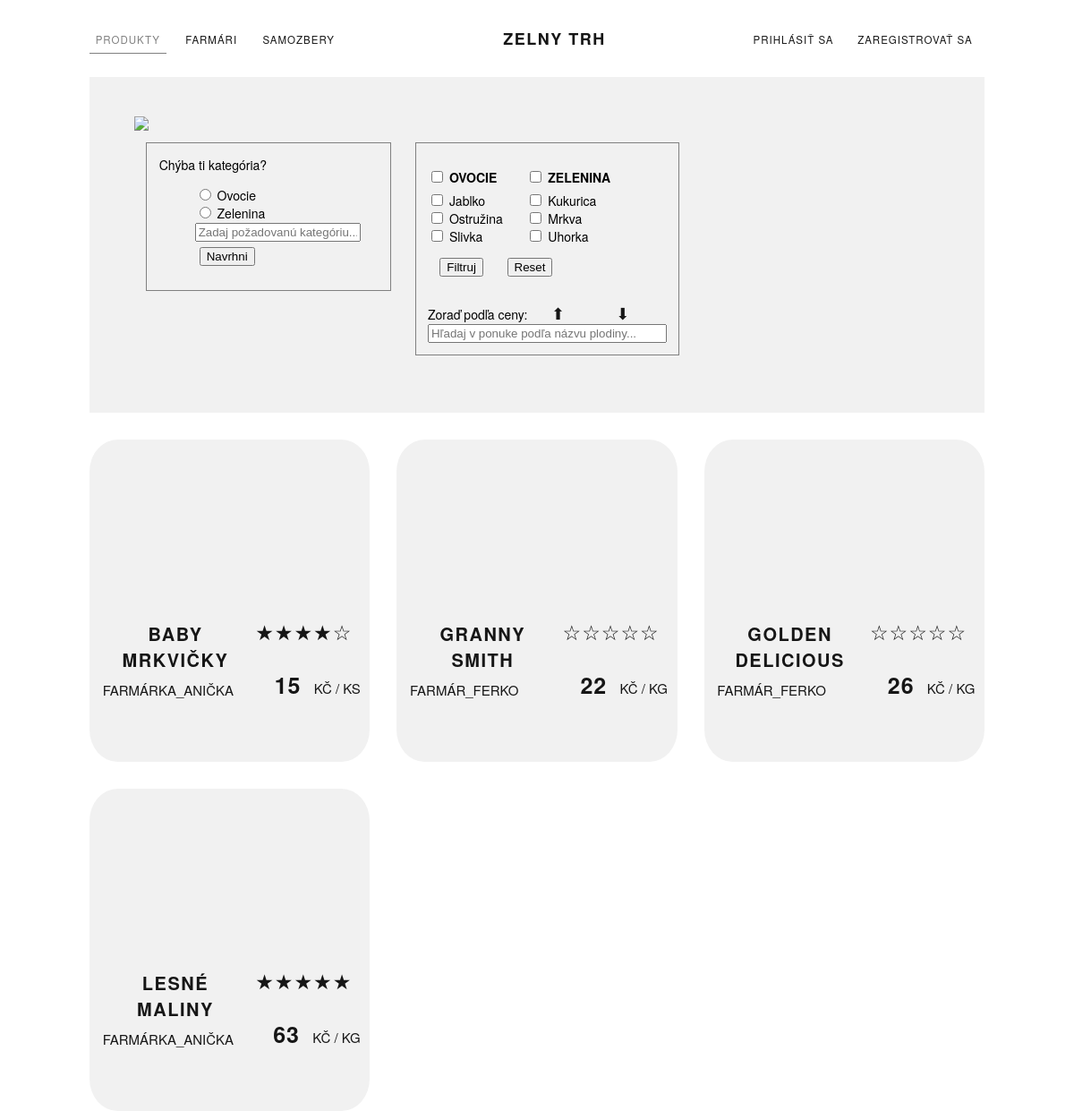
Page /php_script/index.php on the committed database.
### tables this page shows
CREATE TABLE CROP(
    CROPTYPE VARCHAR(64) NOT NULL PRIMARY KEY,
    CATEGORY VARCHAR(64) NOT NULL,
    FOREIGN KEY (CATEGORY) REFERENCES CATEGORY(CATEGORY)
);

CREATE TABLE SPECIFIC_CROP(
    CROPID INT(64) NOT NULL PRIMARY KEY AUTO_INCREMENT,
    CROP_NAME VARCHAR(64) NOT NULL,
    CROP VARCHAR(64) NOT NULL,
    CATEGORY VARCHAR(64) NOT NULL,
    AMOUNT INT(64) DEFAULT 0,
    PRICE FLOAT(10) DEFAULT 0,
    PER_UNIT VARCHAR(2) NOT NULL DEFAULT "kg",
    PHOTO_URL VARCHAR(128),
    DESCRIPTION VARCHAR(128),
    CROPLOCATION VARCHAR(64) NOT NULL,
    FARMER VARCHAR(64) NOT NULL,
    FOREIGN KEY (FARMER) REFERENCES FARMERS(LOGIN),
    FOREIGN KEY (CATEGORY) REFERENCES CATEGORY(CATEGORY),
    FOREIGN KEY (FARMER) REFERENCES FARMERS(LOGIN)
);

### php_ajax/services.php (called while the page is built, shortened)
<?php
class AccountService
{
    private $pdo;
    function __construct()
    {
        $this->pdo = $this->connect_db();
    }
    function connect_db()
    {
        $dsn = 'mysql:host=localhost;dbname=zelnytrh';
        $username = 'root';
        $password = 'passwd';
        $options = array(PDO::MYSQL_ATTR_INIT_COMMAND => 'SET NAMES utf8');
        $pdo = new PDO($dsn, $username, $password, $options);
        return $pdo;
    }
    function get($table, $what, $condition)
    {
        $query = $this->pdo->prepare("SELECT " . $what . " FROM " . $table . " WHERE " . $condition . ";");
        $query->execute();
        return $query;
    }
}

### php_script/main_view.php (the view, shortened to what this page needs)
<head>
</head>
<?php
$db = new AccountService();
if ($_GET["category"] == "farmers") {
    echo "<div class=\"farmer-items\">";
    echo "<h1>FARMÁRI</h1>";
    $crops = $db->get("ACCOUNTS A, FARMERS F", "A.LOGIN, A.FULLNAME, A.EMAIL, F.LOGIN, F.ADDRESS, F.ICO, F.PHONE, F.IBAN", "A.LOGIN = F.LOGIN");
    $arr = $crops->fetch();
    for ($i = 0; $i < $crops->rowCount(); $i++) {
        echo "<div class='farmer-item' id=\"{$arr['CROP_NAME']}\">";
        echo "<div class='item_col'><h2>{$arr['LOGIN']}</h2>";
        echo "<p>{$arr['FULLNAME']}</p></div>";
        echo "<div class='item_col'><p>E-mail: {$arr['EMAIL']}</p>";
        echo "<p>Tel.Číslo: {$arr['PHONE']}</p>";
        echo "<p>Adresa: {$arr['ADDRESS']}</p></div>";
        echo "<div class='item_col'><p>IČO: {$arr['ICO']}</p>";
        echo "<p>IBAN: {$arr['IBAN']}</p></div>";
        echo "</div>";
        $arr = $crops->fetch();
    }
    echo "</div>";
} else {
    echo "<div class=\"shop-items\">";
    $filter_bool = false;
    for ($i = 0; $i < $crop_type->rowCount() + 2; $i++) {
        $filter = (isset($_POST["{$i}"])) ? $_POST["{$i}"] : "";
        $filter_bool = (isset($_POST["{$i}"]) || $filter_bool);
        if ($filter == "Ovocie" || $filter == "Zelenina");
        else {
            if ($i == 1)
                $condition = "CROP=" . "\"{$filter}\"";
            else
                $condition = "{$condition}" . " OR " . "CROP=" . "\"{$filter}\"";
        }
    }
    if ($filter_bool || $order != "")
    {
        if (!$filter_bool)
            $condition = "1";
        $condition = "{$condition}" . " ORDER BY PRICE ASC";
        $crops = $db->get("SPECIFIC_CROP", "*", "{$condition}");
    } else {
        $crops = $db->get("SPECIFIC_CROP", "*", "1 ORDER BY PRICE ASC");
    }
    $arr = $crops->fetch();
    for ($i = 0; $i < $crops->rowCount(); $i++) {
        $getstars = $db->get("RATING", "STARS", "CROP=" . $arr['CROPID']);
        $stars = $getstars->fetch();
        $count = $getstars->rowCount();
        $sum = 0;
        $avg_stars = 0;
        for ($j = 0; $j < $count; $j++) {
            $sum += $stars[0];
            $stars = $getstars->fetch();
        }
        if ($count != 0) {
            $avg_stars = $sum / $count;
        }
        $stars_obj = "";
        for ($s = 0; $s < 5; $s++) {
            if ($s < $avg_stars)
                $stars_obj .= "&#9733;";
            else
                $stars_obj .= "&#9734;";
        }
        echo "<div class='shop-item' id=\"{$arr['CROP_NAME']}\"  style=\"background-image: url({$arr['PHOTO_URL']});\" >";
        echo '<a href="index.php?detail=' . $arr['CROPID'] . '">';
        echo "<div class='shop-item--strip'>";
        echo "<div class=\"line\"> <h3>{$arr['CROP_NAME']}</h3><span class=\"stars\">$stars_obj</span></div>";
        echo "<div class=\"line\"> <p class=\"farmer\">{$arr['FARMER']}</p>";
        echo "<p class='price'><span>{$arr['PRICE']}</span> Kč</span> / {$arr['PER_UNIT']}</p></div>";
        echo "</div></a></div>";
        $arr = $crops->fetch();
    }
    echo "</div>";
}
?>

### php_script/filters.php (shortened to what this page needs)
<img id="filter-pic" src="https://www.freeiconspng.com/uploads/vegetable-icon-png-0.png">
<div id="filter-box">
<div id="filter-categories">
    <form action="<?= $_SERVER['PHP_SELF'] ?>" method="post">
            <label for="text">Chýba ti kategória?</label>
        <div>
            <ul style="float:left;padding-right:20px">
                <li>
                    <input type="radio" name="category" value="ovocie">
                    <label for="ovocie">Ovocie</label><br>
                </li>
                <li>
                    <input type="radio" name="category" value="zelenina">
                    <label for="zelenina">Zelenina</label><br>
                </li>
                <li>
                    <input placeholder="Zadaj požadovanú kategóriu..." type="text" name="text" id="text" style="margin-bottom:5px"><br>
                </li>
                <li>
                    <input type="submit" value="Navrhni" style=" width:62px;margin:0 5px">
                </li>
            </ul>
        </div>
    </form>
</div>
<div id="filter-items">
    <form action="<?= $_SERVER['PHP_SELF'] ?>" method="post">
        <ul id="filter-checkbox-list">
            <?php
            $db = new AccountService();
            $crop_type = $db->get("CROP", "CROPTYPE, CATEGORY", "1 ORDER BY CATEGORY");
            $arr = $crop_type->fetch();
            $crop_category = "";
            for ($i = 0; $i < $crop_type->rowCount()+2; $i++) {
                if ($arr[1] == $crop_category){
                    echo <<<HTML
                    <li class="filter-crops">
                        <input class="{$crop_category}" type="checkbox" id="{$i}" name="{$i}" value="{$arr[0]}">
                        <label for="{$i}">{$arr[0]}</label><br>
                    </li>
HTML;
                    $arr = $crop_type->fetch();
                }
                else
                {
                    if ($crop_category == "")
                        echo "<div class=\"filter-col\">";
                    else
                        echo "</div><div class=\"filter-col\">";
                    $crop_category = $arr[1];
                    echo <<<HTML
                    <li class="filter-crops">
                        <input class="{$crop_category}-all" type="checkbox" id="{$i}" name="{$i}" value="{$crop_category}">
                        <label for="{$i}">{$crop_category}</label><br>
                    </li>
HTML;
                }
            }
            ?>
                <div id="fltr-btts">
                    <input class="filter-button" type="submit" value="Filtruj">
                    <button class="filter-button" onclick='reset_filter()'>Reset</button>
                </div>
            </div>
        </ul>
    </form>
<div id="filter-search">
    <div>Zoraď podľa ceny:<span id="order_up">&#11014;</span> <span id="order_down">&#11015;</span></div>
    <input type="text" id="search_input" name="search" placeholder="Hľadaj v ponuke podľa názvu plodiny...">
</div>
</div>
</div>

### styles/style.css (style rules this page uses)
* { box-sizing: border-box; }
html { font-size: 62.5%; }
body { font-family: "Helvetica Neue", Helvetica, Arial, sans-serif; font-size: 1.4rem; margin: 0; }
a { color: #161616; text-decoration: none; cursor: pointer; }
p { line-height: 1.5; }
h3 { font-size: 1.8rem; }
.nav-container nav:not(.logo) a, .shop-item--strip .line span { font-size: 1.15rem; letter-spacing: 1px; }
.shop-items { margin-top: 3rem; display: grid; grid-template-columns: repeat(auto-fill, minmax(250px, 1fr)); grid-template-rows: repeat(2, minmax(360px, 1fr)); gap: 3rem; grid-gap: 3rem; grid-auto-rows: 360px; }
.shop-item { display: flex; flex-direction: column; border-radius: 10%; padding-bottom: 5%; overflow: hidden; background-size: cover; background-color: #f1f1f1; z-index: 0; }
.shop-item--strip { background: #f1f1f1; padding: 5pt; margin-top: 60%; transition: all 0.15s ease-in-out; text-transform: uppercase; }
.shop-item--strip .line { display: flex; justify-content: space-between; }
.shop-item--strip .line>span { padding-top: 3pt; padding-right: 10pt; font-size: 2.3rem; }
.shop-item h3 { text-align: center; letter-spacing: 1.5px; font-size: 2rem; margin: 0.8rem; }
.shop-item p { font-size: 1.5rem; margin: 0.4rem; margin-left: 0.8rem; line-height: 1; }
.shop-item .price { margin-top: -5pt; }
.shop-item .price span { margin-right: 1rem; text-align: center; font-size: 2.5rem; font-weight: bold; }
.shop-item a { height: 100%; }
ul { list-style: none; }
#filter-checkbox-list { float: left; width: 250px; padding-inline-start: 0px; }
.filter-col:nth-child(odd) { float: left; margin-right: 20pt; }
.filter-col .filter-crops:first-child { text-transform: uppercase; font-weight: bold; margin-bottom: 5pt; }
#filter-pic { width: 300pt; max-width: 70%; height: auto; float: left; }
#filter-box { float: left; }
#filter-categories { float: left; border: 1px solid grey; margin: 10pt; padding: 10pt; }
#filter-items { float: left; border: 1px solid grey; margin: 10pt; padding: 10pt; }
#filter-search { display: block; list-style-type: disc; margin-block-start: 1em; margin-block-end: 1em; margin-inline-start: 0px; margin-inline-end: 0px; }
.filter-button { float: left; margin: 10pt; }
#search_input { float: left; width: 200pt; }
#order_up, #order_down { color: #161616; font-size: large; text-decoration: none; cursor: pointer; width: 150pt; padding: 1pt 5pt; margin: 0 15pt; text-align: center; }

### rows in the picture
crop: CATEGORY "OVOCIE", CROPTYPE "Jablko"
crop: CROPTYPE "Ostružina"
crop: CROPTYPE "Slivka"
crop: CATEGORY "ZELENINA", CROPTYPE "Kukurica"
crop: CROPTYPE "Mrkva"
crop: CROPTYPE "Uhorka"
specific_crop: CROP_NAME "BABY MRKVIČKY", stars_obj "★★★★☆", FARMER "FARMÁRKA_ANIČKA", PRICE "15", PER_UNIT "KS"
specific_crop: CROP_NAME "GRANNY SMITH", stars_obj "☆☆☆☆☆", FARMER "FARMÁR_FERKO", PRICE "22", PER_UNIT "KG"
specific_crop: CROP_NAME "GOLDEN DELICIOUS", stars_obj "☆☆☆☆☆", FARMER "FARMÁR_FERKO", PRICE "26", PER_UNIT "KG"
specific_crop: CROP_NAME "LESNÉ MALINY", stars_obj "★★★★★", FARMER "FARMÁRKA_ANIČKA", PRICE "63", PER_UNIT "KG"

### other values in the picture
$name "PRODUKTY"
$name "FARMÁRI SAMOZBERY"
